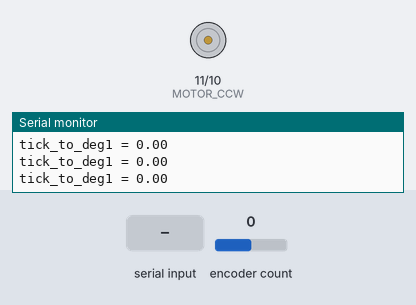
Simulated run of this sketch. Board: Arduino Uno, built with avr-gcc and run on an emulated ATmega328P. Shown: motor-driver pin pairs drawn as motors (green arrow = first pin HIGH = forward, orange = second pin HIGH = backward, longer = more drive, scaled by the enable pin), the last lines printed to the serial monitor. The inputs (shaded band) are chosen by the test bench; at power-on: encoder count 0.

Above: at 1.2 s.
1.3 s: encoder count set to 1
At 2.3 s:
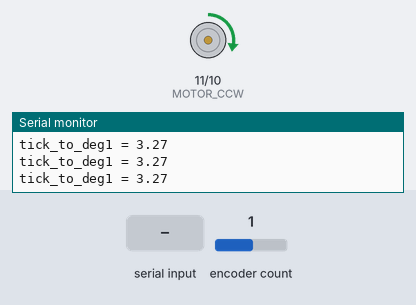
2.8 s: "90,45\n" received over Serial
At 4.0 s:
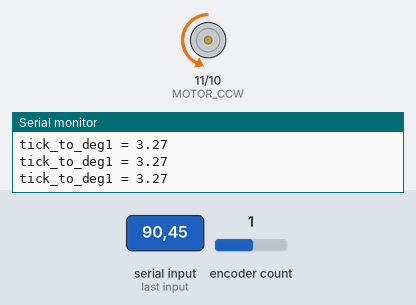
4.3 s: "5\n" received over Serial
At 4.7 s:
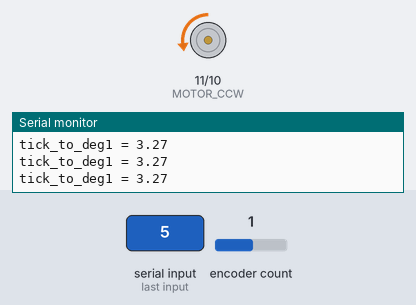
5.8 s: "200\n" received over Serial
At 6.9 s:
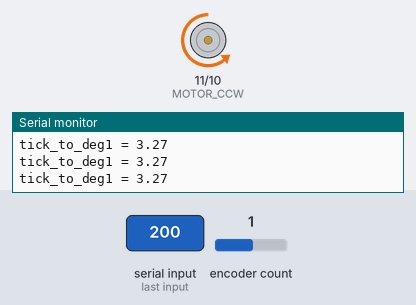
Timing chart, 0 to 8.8 s (numbered marks = the images above; inputs shaded):
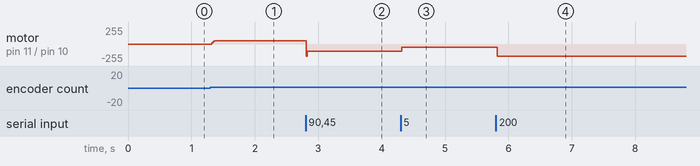

Measured:
- after the input at 1.3 s, motor on pin 11 (MOTOR_CCW) / pin 10 (MOTOR_CW): stopped → forward 52/255 at once
- after the input at 2.8 s, motor on pin 11 (MOTOR_CCW) / pin 10 (MOTOR_CW): forward 52/255 → backward 110/255 at once
- after the input at 4.3 s, motor on pin 11 (MOTOR_CCW) / pin 10 (MOTOR_CW): backward 110/255 → backward 50/255 at once
- after the input at 5.8 s, motor on pin 11 (MOTOR_CCW) / pin 10 (MOTOR_CW): backward 50/255 → backward 180/255 at once

The sketch:

Arduino-PID-EX5-Group36.ino
```cpp
#include <PIDController.h>    // https://github.com/DonnyCraft1/PIDArduino
#include <Encoder.h>
#define MOTOR_CCW 11
#define MOTOR_CW 10
#define enA 9
#define ENCODER_A 2
#define ENCODER_B 3 // Encoder output to Arduino Interrupt pin ncoderPinB

PIDController pid;

float encoder_count = 0;
float enc_deg;
int motor_pwm_value = 0;
int Power_In_Percents;
int userInput;
float kp = 15;
float ki = 2.4;
float kd = 6.5;
Encoder myEnc(ENCODER_B, ENCODER_A);


/*******functions******/

float tick_to_deg(long tick){
  return tick*360.0/440.0;
}

void forward(){
  digitalWrite(MOTOR_CW, HIGH);
  digitalWrite(MOTOR_CCW, LOW);
}

void reverse(){
  digitalWrite(MOTOR_CW, LOW);
  digitalWrite(MOTOR_CCW, HIGH);
}

void get_user_input(){
  userInput = Serial.parseFloat(); // goal angle
  Serial.read(); // get the ENTER char from the serial
  pid.setpoint(userInput); // the goal angle

  while(abs(userInput)>360) {
    if(userInput>0)
      userInput=userInput-360;
    else
      userInput=userInput+360;
  }
}

/*******setup *******/
void setup() {
  Serial.begin(9600);
  pinMode(enA, OUTPUT);
  pinMode(MOTOR_CW, OUTPUT);
  pinMode(MOTOR_CCW, OUTPUT);

  // Set initial rotation direction
  digitalWrite(MOTOR_CW, HIGH);
  digitalWrite(MOTOR_CCW, LOW);

  pid.begin(); // Initialize the PID controller
  pid.limit(-180, 180); // The PID output can be limited to values between -255 to 255
  pid.tune(kp, ki, kd); // TODO : CHANGE VALUES!!

  Serial.print("Write the angle you want");
}

void loop() {
  if (Serial.available() > 0){ // Wait for User to Input Data
    get_user_input();
  }

  encoder_count = myEnc.read();
  enc_deg = tick_to_deg(encoder_count);

  while (abs(enc_deg)>360){ // keep the angle in the range -360 to 360 deegres
    if (enc_deg<0)
      enc_deg=enc_deg+360;
    else
      enc_deg=enc_deg-360;
  }

  motor_pwm_value = float(pid.compute(enc_deg)); //compute the PWM value for the motor based on current angle

  // if (motor_pwm_value > 0) {
  //   forward();
  // }
  // else {
  //   reverse();
  // }
  if (enc_deg < userInput) {
    forward();
  }
  else {
    reverse();
  }


  // send PWM value to motor
  analogWrite(enA, abs(motor_pwm_value));

  Serial.print("tick_to_deg1 = ");
  Serial.println(enc_deg);

  delay(10);
}
```
